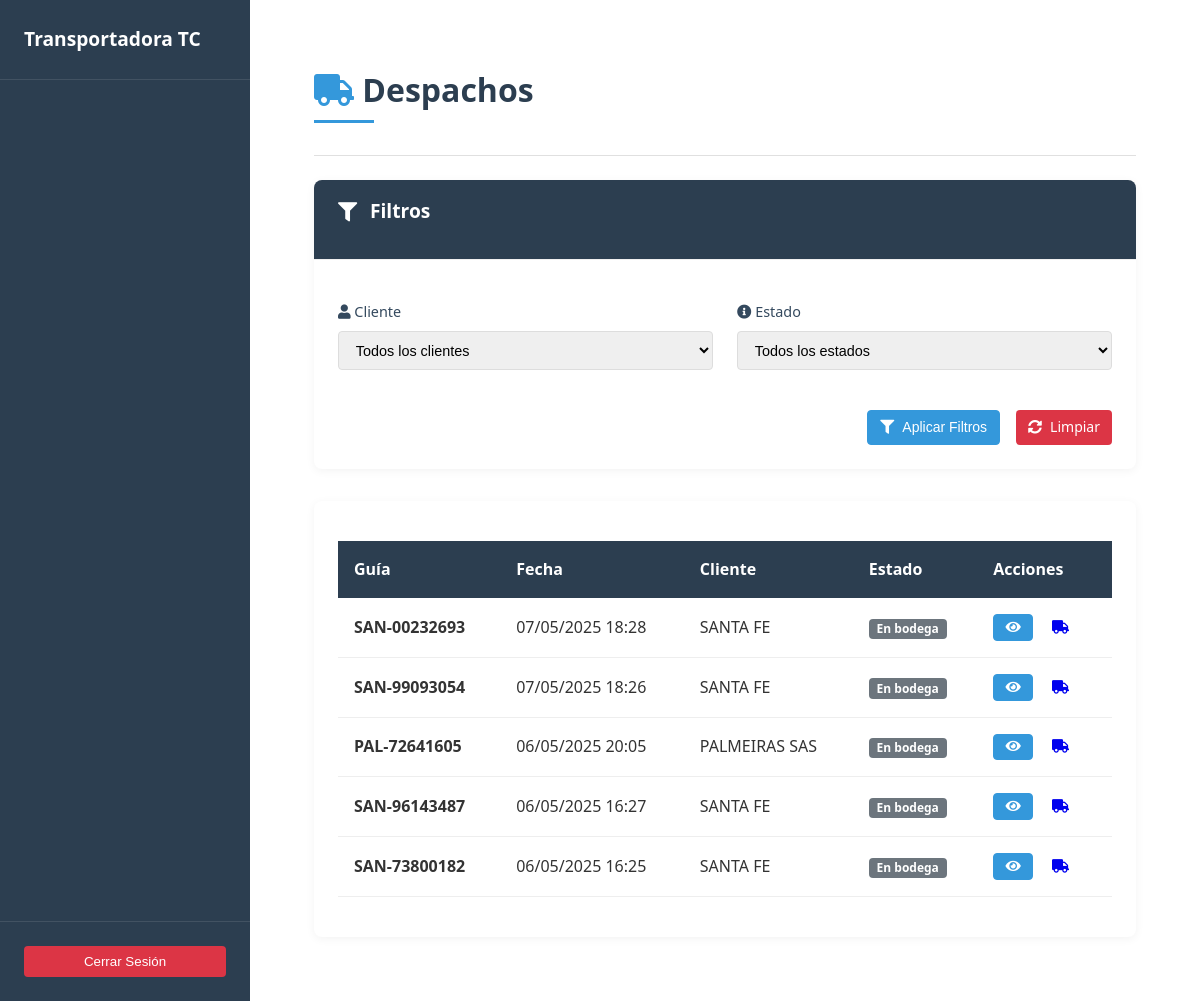
The app's page /despachos/, older data.
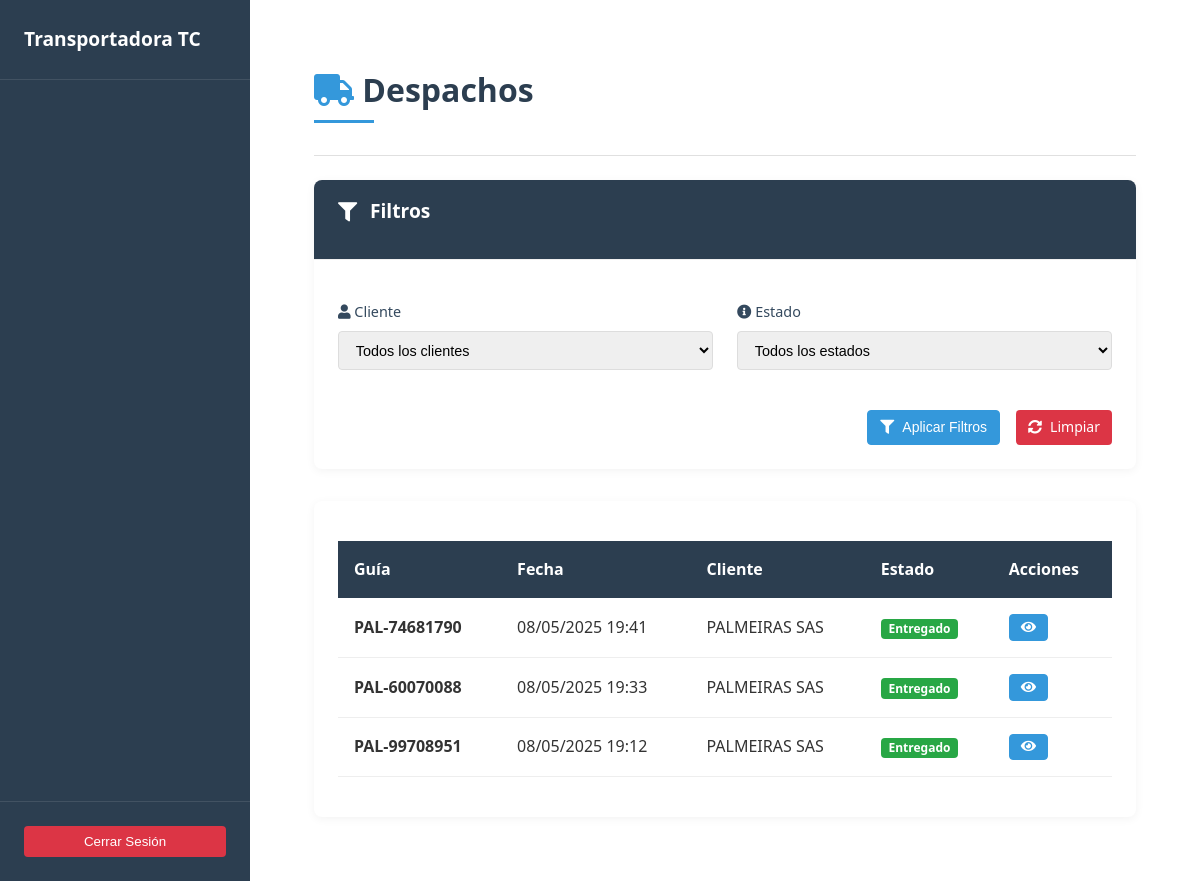
The same page, newer data.
### despachos/models.py (models this page shows, shortened)
class Despacho(models.Model):
    ESTADOS = (
        ('BODEGA', 'En bodega'),
        ('RUTA', 'En ruta'),
        ('ENTREGADO', 'Entregado'),
    )
    cliente = models.ForeignKey(Cliente, on_delete=models.CASCADE, related_name='despachos')
    fecha_creacion = models.DateTimeField(auto_now_add=True)
    guia = models.CharField(max_length=20, unique=True, blank=True)
    estado = models.CharField(max_length=20, choices=ESTADOS, default='BODEGA')
    valor_flete = models.DecimalField(max_digits=10, decimal_places=2, blank=True, null=True)
    observaciones = models.TextField(blank=True, null=True)
    placa_camion = models.CharField(max_length=20, default='')
    nombre_conductor = models.CharField(max_length=50, blank=True, null=True, default='')
    escaneo_completado = models.BooleanField(default=False)

### clientes/models.py (models this page shows, shortened)
class Cliente(models.Model):
    nit = models.CharField(max_length=255, default="", unique=True, blank=False)
    nombre = models.CharField(max_length=255, blank=False)
    email = models.EmailField()
    telefono = models.CharField(max_length=15)
    ciudad = models.CharField(max_length=255)
    direccion = models.CharField(max_length=255)
    proveedores = models.ManyToManyField(Proveedor, related_name="clientes", blank=True)
    fecha_creacion = models.DateTimeField(auto_now_add=True)

### despachos/views.py (the view)
# urls.py: path('', views.lista_despachos, name='lista_despachos'),
def lista_despachos(request, cliente_nombre=None):
    despachos = Despacho.objects.all().order_by('-fecha_creacion')
    cliente = None
    estados = Despacho.ESTADOS
    if cliente_nombre:
        cliente = get_object_or_404(Cliente, nombre=cliente_nombre)
        despachos = despachos.filter(cliente=cliente)
    estado_filter = request.GET.get('estado')
    if estado_filter:
        despachos = despachos.filter(estado=estado_filter)
    stats = {
        'total_despachos': 0,
        'en_bodega': 0,
        'en_ruta': 0,
        'entregados': 0
    }
    if cliente:
        stats['total_despachos'] = despachos.count()
        stats['en_bodega'] = despachos.filter(estado='BODEGA').count()
        stats['en_ruta'] = despachos.filter(estado='RUTA').count()
        stats['entregados'] = despachos.filter(estado='ENTREGADO').count()
    paginator = Paginator(despachos, 15)  # 15 items por página
    page_number = request.GET.get('page')
    page_obj = paginator.get_page(page_number)
    context = {
        'despachos': page_obj,
        'cliente': cliente,
        'clientes': Cliente.objects.all(),
        'estados': estados,
        **stats
    }
    return render(request, 'despachos/lista_despachos.html', context)

### main/templatetags/auth_extras.py (called while the page is built)
@register.filter(name='in_group')
def in_group(user, group_name):
    return user.groups.filter(name=group_name).exists()

### despachos/templates/despachos/lista_despachos.html (shortened to what this page needs)
{% extends 'base.html' %}
{% load auth_extras %}
{% load static %}
{% block content %}
<link rel="stylesheet" href="{% static 'css/styles.css' %}">
<main class="main-content">
    <header class="content__header content__header--flex">
        <div>
            <h1 class="content__title">
                <i class="fas fa-truck"></i> Despachos
            </h1>
        </div>
    </header>
    <hr class="divider">
    <section class="content__body">
        <div class="filters-card">
            <div class="card__header">
                <h3 class="card__title">
                    <i class="fas fa-filter"></i> Filtros
                </h3>
            </div>
            <div class="card__body">
                <form method="get" class="filter-form">
                    <div class="filter-grid">
                        <div class="filter-group">
                            <label for="clienteFilter" class="filter-label">
                                <i class="fas fa-user"></i> Cliente
                            </label>
                            <select id="clienteFilter" class="filter-select" onchange="location = this.value;">
                                <option value="{% url 'lista_despachos' %}">Todos los clientes</option>
                            </select>
                        </div>
                        <div class="filter-group">
                            <label for="estadoFilter" class="filter-label">
                                <i class="fas fa-info-circle"></i> Estado
                            </label>
                            <select id="estadoFilter" class="filter-select" name="estado">
                                <option value="">Todos los estados</option>
                            </select>
                        </div>
                    </div>
                    <div class="filter-actions">
                        <button type="submit" class="btn btn--primary btn--icon">
                            <i class="fas fa-filter"></i> Aplicar Filtros
                        </button>
                        <a href="{% if cliente %}{% url 'lista_despachos_cliente' cliente.nombre %}{% else %}{% url 'lista_despachos' %}{% endif %}"
                           class="btn btn--danger btn--icon">
                            <i class="fas fa-sync-alt"></i> Limpiar
                        </a>
                    </div>
                </form>
            </div>
        </div>
        <div class="card">
            <div class="card__body">
                {% if despachos %}
                <div class="table-responsive">
                    <table class="data-table">
                        <thead>
                            <tr>
                                <th>Guía</th>
                                <th>Fecha</th>
                                <th>Cliente</th>
                                <th>Estado</th>
                                <th>Acciones</th>
                            </tr>
                        </thead>
                        <tbody>
                            {% for despacho in despachos %}
                            <tr>
                                <td data-label="Guía">
                                    <strong>{{ despacho.guia }}</strong>
                                </td>
                                <td data-label="Fecha">{{ despacho.fecha_creacion|date:"d/m/Y H:i" }}</td>
                                <td data-label="Cliente">{{ despacho.cliente.nombre }}</td>
                                <td data-label="Estado">
                                    <span class="badge
                                        {% if despacho.estado == 'ENTREGADO' %}bg-success
                                        {% elif despacho.estado == 'RUTA' %}bg-warning
                                        {% else %}bg-secondary{% endif %}">
                                        {{ despacho.get_estado_display }}
                                    </span>
                                </td>
                                <td data-label="Acciones">
                                    <div class="actions-group">
                                        <a href="{% url 'detalle_despacho' despacho.pk %}"
                                           class="btn btn--primary btn--sm"
                                           title="Ver detalle">
                                            <i class="fas fa-eye"></i>
                                        </a>
                                        {% if despacho.estado == 'BODEGA' %}
                                        <a href="{% url 'cambiar_estado_despacho' despacho.pk 'RUTA' %}"
                                           class="btn btn--warning btn--sm"
                                           title="Marcar como En Ruta">
                                            <i class="fas fa-truck"></i>
                                        </a>
                                        {% elif despacho.estado == 'RUTA' %}
                                        <a href="{% url 'cambiar_estado_despacho' despacho.pk 'ENTREGADO' %}"
                                           class="btn btn--success btn--sm"
                                           title="Marcar como Entregado">
                                            <i class="fas fa-check-circle"></i>
                                        </a>
                                        {% endif %}
                                    </div>
                                </td>
                            </tr>
                            {% endfor %}
                        </tbody>
                    </table>
                </div>
                {% endif %}
            </div>
        </div>
    </section>
</main>
{% endblock %}

### main/templates/base.html (shortened to what this page needs)
{% load static %}
{% load auth_extras %}
<!DOCTYPE html>
<html lang="es">
<head>
    <link rel="stylesheet" href="{% static 'css/styles.css' %}">
    <link rel="stylesheet" href="https://cdnjs.cloudflare.com/ajax/libs/font-awesome/5.15.4/css/all.min.css">
</head>
<body>
    <div class="layout">
        <aside class="sidebar">
            <div class="sidebar__header">
                <h2 class="sidebar__title">Transportadora TC</h2>
            </div>
            <nav class="sidebar__nav">
            </nav>
            <form action="{% url 'logout' %}" method="post" class="sidebar__logout">
                <button type="submit" class="sidebar__logout-btn">Cerrar Sesión</button>
            </form>
        </aside>
        <main class="content">
            {% block content %}
            {% endblock %}
        </main>
    </div>
</body>
</html>

Row changes from the older to the newer data that the page shows:
removed Despacho: guia "SAN-00232693", fecha_creacion "07/05/2025 18:28", cliente.nombre "SANTA FE", estado "En bodega"
removed Despacho: guia "SAN-99093054", fecha_creacion "07/05/2025 18:26", cliente.nombre "SANTA FE", estado "En bodega"
removed Despacho: guia "PAL-72641605", fecha_creacion "06/05/2025 20:05", cliente.nombre "PALMEIRAS SAS", estado "En bodega"
removed Despacho: guia "SAN-96143487", fecha_creacion "06/05/2025 16:27", cliente.nombre "SANTA FE", estado "En bodega"
removed Despacho: guia "SAN-73800182", fecha_creacion "06/05/2025 16:25", cliente.nombre "SANTA FE", estado "En bodega"
added Despacho: guia "PAL-74681790", fecha_creacion "08/05/2025 19:41", cliente.nombre "PALMEIRAS SAS", estado "Entregado"
added Despacho: guia "PAL-60070088", fecha_creacion "08/05/2025 19:33", cliente.nombre "PALMEIRAS SAS", estado "Entregado"
added Despacho: guia "PAL-99708951", fecha_creacion "08/05/2025 19:12", cliente.nombre "PALMEIRAS SAS", estado "Entregado"
